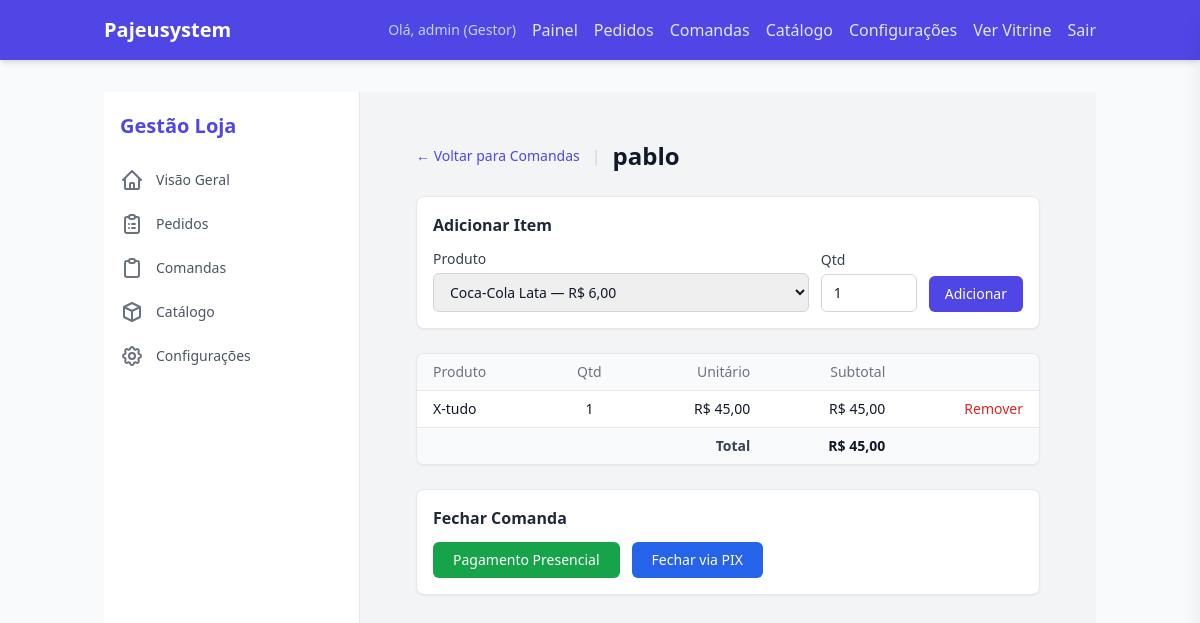
Screenshot of /dashboard/comandas/12/ (signed in) with the database file from the repository.
### core/models.py (models this page shows, shortened)
class TenantAwareModel(models.Model):
    store = models.ForeignKey(
        Store,
        on_delete=models.CASCADE,
        related_name="%(class)s_related"
    )
    objects = TenantManager()
    class Meta:
        abstract = True

class Order(TenantAwareModel):
    class Status(models.TextChoices):
        OPEN = 'OPEN', 'Comanda Aberta'
        PENDING = 'PENDING', 'Pendente'
        CONFIRMED = 'CONFIRMED', 'Confirmado'
        PREPARING = 'PREPARING', 'Preparando'
        DELIVERING = 'DELIVERING', 'Em trânsito'
        COMPLETED = 'COMPLETED', 'Concluído'
        CANCELED = 'CANCELED', 'Cancelado'
    class PaymentMethod(models.TextChoices):
        ONLINE = 'online', 'Online (MP)'
        CASH = 'cash', 'Dinheiro'
        CARD = 'card', 'Cartão na Maquininha'
    class CardType(models.TextChoices):
        CREDIT = 'credit', 'Crédito'
        DEBIT = 'debit', 'Débito'
    user = models.ForeignKey('auth.User', on_delete=models.SET_NULL, null=True, blank=True)
    customer_name = models.CharField(max_length=255)
    customer_phone = models.CharField(max_length=20)
    customer_email = models.CharField(max_length=254, blank=True, default='')
    delivery_address = models.TextField()
    status = models.CharField(
        max_length=20,
        choices=Status.choices,
        default=Status.PENDING
    )
    total_amount = models.DecimalField(max_digits=10, decimal_places=2, default=Decimal('0.00'))
    delivery_fee = models.DecimalField(max_digits=10, decimal_places=2, default=Decimal('0.00'))
    payment_method = models.CharField(
        max_length=10,
        choices=PaymentMethod.choices,
        default=PaymentMethod.ONLINE,
    )
    change_amount = models.DecimalField(
        max_digits=10, decimal_places=2,
        null=True, blank=True,
        help_text='Troco solicitado quando payment_method=cash. None = sem troco.',
    )
    card_type = models.CharField(
        max_length=10,
        choices=CardType.choices,
        blank=True, default='',
        help_text='Tipo de cartão quando payment_method=card.',
    )
    mp_payment_id = models.CharField(
        max_length=64,
        null=True,
        blank=True,
        unique=True,
        db_index=True,
    )
    mp_preference_id = models.CharField(max_length=255, blank=True, default='', db_index=True)
    table_label = models.CharField(max_length=100, blank=True, default='')
    created_at = models.DateTimeField(auto_now_add=True)

class OrderItem(TenantAwareModel):
    order = models.ForeignKey(Order, on_delete=models.CASCADE, related_name='items')
    product = models.ForeignKey(Product, on_delete=models.CASCADE)
    quantity = models.PositiveIntegerField(default=1)
    unit_price = models.DecimalField(max_digits=10, decimal_places=2)
    @property
    def total_price(self):
        return self.quantity * self.unit_price

class Product(TenantAwareModel):
    category = models.ForeignKey(Category, on_delete=models.CASCADE, related_name='products')
    name = models.CharField(max_length=255)
    description = models.TextField(blank=True)
    price = models.DecimalField(max_digits=10, decimal_places=2)
    image = models.ImageField(upload_to='products/', null=True, blank=True)
    is_available = models.BooleanField(default=True)

### core/views.py (the view)
# urls.py: path('dashboard/comandas/<int:comanda_id>/', views.comanda_detail, name='comanda_detail'),
@login_required
def comanda_detail(request, comanda_id):
    if not user_can_manage_store(request):
        return redirect('index')
    order = get_object_or_404(Order, id=comanda_id, status='OPEN')
    products = Product.objects.filter(is_available=True).order_by('category__name', 'name')
    return render(request, 'core/manager/comanda_detail.html', {
        'order': order,
        'products': products,
        'pix_data': None,
    })

### core/cart.py (called while the page is built)
    def get_total_price(self):
        return sum(Decimal(item['price']) * item['quantity'] for item in self.cart.values())

### core/context_processors.py (called while the page is built)
def theme_preference(request):
    user = getattr(request, 'user', None)
    if user is None or not user.is_authenticated:
        return {'theme_pref': 'system'}
    settings_obj = getattr(user, 'settings', None)
    theme = getattr(settings_obj, 'theme', None) if settings_obj else None
    return {'theme_pref': theme or 'system'}

### core/models.py (called while the page is built)
    def get_queryset(self):
        tenant = get_current_tenant()
        if tenant:
            return super().get_queryset().filter(store=tenant)
        return super().get_queryset()

### core/utils.py (called while the page is built)
def get_current_tenant():
    return _tenant_context.get()

def set_current_tenant(tenant):
    token = _tenant_context.set(tenant)
    return token

def reset_current_tenant(token):
    _tenant_context.reset(token)

### core/views.py (called while the page is built)
def user_can_manage_store(request):
    if request.user.is_staff:
        return True
    if request.tenant is None:
        return False
    return getattr(request.user, 'owned_store', None) == request.tenant

### templates/core/manager/comanda_detail.html (shortened to what this page needs)
{% extends 'core/manager/base_manager.html' %}
{% block manager_content %}
<div class="p-6 max-w-3xl mx-auto">
  <div class="flex items-center gap-3 mb-6">
    <a href="{% url 'comanda_list' %}" class="text-indigo-600 hover:text-indigo-800 dark:text-indigo-400 dark:hover:text-indigo-300 text-sm font-medium">← Voltar para Comandas</a>
    <span class="text-gray-300 dark:text-gray-600">|</span>
    <h1 class="text-2xl font-bold text-gray-900 dark:text-gray-100">{{ order.table_label }}</h1>
  </div>
  <div class="bg-white dark:bg-gray-800 border border-gray-200 dark:border-gray-700 rounded-lg p-4 shadow-sm mb-6">
    <h2 class="text-base font-semibold text-gray-800 dark:text-gray-100 mb-3">Adicionar Item</h2>
    <form id="add-item-form" class="flex flex-wrap gap-3 items-end">
      <div class="flex-1 min-w-48">
        <label for="product_id" class="block text-sm font-medium text-gray-700 dark:text-gray-300 mb-1">Produto</label>
        <select
          id="product_id"
          name="product_id"
          class="w-full border border-gray-300 dark:border-gray-600 dark:bg-gray-700 dark:text-gray-100 rounded-md px-3 py-2 text-sm focus:outline-none focus:ring-2 focus:ring-indigo-500"
        >
          {% for p in products %}
          <option value="{{ p.id }}">{{ p.name }} — R$ {{ p.price }}</option>
          {% endfor %}
        </select>
      </div>
      <div class="w-24">
        <label for="quantity" class="block text-sm font-medium text-gray-700 dark:text-gray-300 mb-1">Qtd</label>
        <input
          type="number"
          id="quantity"
          name="quantity"
          min="1"
          value="1"
          class="w-full border border-gray-300 dark:border-gray-600 dark:bg-gray-700 dark:text-gray-100 rounded-md px-3 py-2 text-sm focus:outline-none focus:ring-2 focus:ring-indigo-500"
        >
      </div>
      <button
        type="submit"
        hx-post="{% url 'comanda_add_item' order.id %}"
        hx-target="#comanda-items"
        hx-swap="outerHTML"
        hx-include="#add-item-form"
        class="bg-indigo-600 hover:bg-indigo-700 text-white font-medium px-4 py-2 rounded-md text-sm"
      >
        Adicionar
      </button>
    </form>
  </div>
  <div class="bg-white dark:bg-gray-800 border border-gray-200 dark:border-gray-700 rounded-lg shadow-sm mb-6 overflow-hidden">
    {% include 'core/manager/_comanda_items.html' %}
  </div>
  <div class="bg-white dark:bg-gray-800 border border-gray-200 dark:border-gray-700 rounded-lg p-4 shadow-sm">
    <h2 class="text-base font-semibold text-gray-800 dark:text-gray-100 mb-3">Fechar Comanda</h2>
    <div class="flex flex-wrap gap-3">
      <form action="{% url 'comanda_close' order.id %}" method="post">
        <button type="submit" class="bg-green-600 hover:bg-green-700 text-white font-medium px-5 py-2 rounded-md text-sm">
          Pagamento Presencial
        </button>
      </form>
      <form action="{% url 'comanda_close' order.id %}" method="post">
        <button type="submit" class="bg-blue-600 hover:bg-blue-700 text-white font-medium px-5 py-2 rounded-md text-sm">
          Fechar via PIX
        </button>
      </form>
    </div>
  </div>
</div>
{% endblock %}

### templates/base.html (shortened to what this page needs)
<!DOCTYPE html>
<html lang="pt-br" class="dark">
<head>
    <script src="https://cdn.tailwindcss.com"></script>
</head>
<body class="bg-gray-50 text-gray-900 dark:bg-gray-900 dark:text-gray-100 font-sans transition-colors" hx-headers='{"X-CSRFToken": "{{ csrf_token }}"}'>
    <header class="bg-indigo-600 dark:bg-indigo-800 text-white shadow-md">
        <div class="container mx-auto px-4 py-4 flex justify-between items-center">
            <div class="flex items-center">
                <a href="/" class="flex items-center gap-3">
                    {% if request.tenant.logo %}
                    <img src="{{ request.tenant.logo.url }}" alt="{{ request.tenant.name }}"
                        class="h-10 w-auto rounded">
                    {% else %}
                    <span class="text-xl font-bold">{{ request.tenant.name|default:"Pajeusystem" }}</span>
                    {% endif %}
                </a>
            </div>
            <nav class="flex items-center gap-4">
                {% if request.user_can_manage %}
                <span class="text-sm text-indigo-200">Olá, {{ user.username }} (Gestor)</span>
                <a href="{% url 'dashboard' %}" class="text-indigo-100 hover:text-white font-medium">Painel</a>
                <a href="{% url 'manager_orders' %}" class="text-indigo-100 hover:text-white font-medium">Pedidos</a>
                <a href="{% url 'comanda_list' %}" class="text-indigo-100 hover:text-white font-medium">Comandas</a>
                <a href="{% url 'manager_products' %}" class="text-indigo-100 hover:text-white font-medium">Catálogo</a>
                <a href="{% url 'manager_settings' %}" class="text-indigo-100 hover:text-white font-medium">Configurações</a>
                <a href="/" class="text-indigo-100 hover:text-white font-medium">Ver Vitrine</a>
                <form action="{% url 'logout' %}" method="post" class="inline">
                    <button type="submit" class="text-indigo-100 hover:text-white font-medium">Sair</button>
                </form>
                {% endif %}
            </nav>
        </div>
    </header>
    <main class="container mx-auto px-4 py-8">
        {% block content %}
        {% endblock %}
    </main>
</body>
</html>

### templates/core/manager/_comanda_items.html (shortened to what this page needs)
<div id="comanda-items">
  {% if order.items.all %}
  <table class="min-w-full divide-y divide-gray-200 dark:divide-gray-700 text-sm">
    <thead class="bg-gray-50 dark:bg-gray-900">
      <tr>
        <th class="px-4 py-2 text-left font-medium text-gray-500 dark:text-gray-400">Produto</th>
        <th class="px-4 py-2 text-center font-medium text-gray-500 dark:text-gray-400">Qtd</th>
        <th class="px-4 py-2 text-right font-medium text-gray-500 dark:text-gray-400">Unitário</th>
        <th class="px-4 py-2 text-right font-medium text-gray-500 dark:text-gray-400">Subtotal</th>
        <th class="px-4 py-2"></th>
      </tr>
    </thead>
    <tbody class="bg-white dark:bg-gray-800 dark:text-gray-100 divide-y divide-gray-100 dark:divide-gray-700">
      {% for item in order.items.all %}
      <tr>
        <td class="px-4 py-2">{{ item.product.name }}</td>
        <td class="px-4 py-2 text-center">{{ item.quantity }}</td>
        <td class="px-4 py-2 text-right">R$ {{ item.unit_price }}</td>
        <td class="px-4 py-2 text-right">R$ {{ item.total_price }}</td>
        <td class="px-4 py-2 text-right">
          <form hx-post="{% url 'comanda_remove_item' order.id item.id %}" hx-target="#comanda-items" hx-swap="outerHTML">
            <button type="submit" class="text-red-600 hover:text-red-800 dark:text-red-400 dark:hover:text-red-300 font-medium">Remover</button>
          </form>
        </td>
      </tr>
      {% endfor %}
    </tbody>
    <tfoot class="bg-gray-50 dark:bg-gray-900">
      <tr>
        <td colspan="3" class="px-4 py-2 text-right font-semibold text-gray-700 dark:text-gray-300">Total</td>
        <td class="px-4 py-2 text-right font-bold text-gray-900 dark:text-gray-100">R$ {{ order.total_amount }}</td>
        <td></td>
      </tr>
    </tfoot>
  </table>
  {% else %}
  <p class="text-gray-500 dark:text-gray-400 text-sm py-4">Nenhum item adicionado ainda.</p>
  {% endif %}
</div>

### rows the page displays
Order: table_label "pablo", total_amount "45,00"
OrderItem: product.name "X-tudo", quantity "1", unit_price "45,00", total_price "45,00"

### other values shown
{{ request.tenant.name|default:"Pajeusystem" }} "Pajeusystem"
{{ user.username }} "admin"
form field product_id "Coca-Cola Lata — R$ 6,00"
